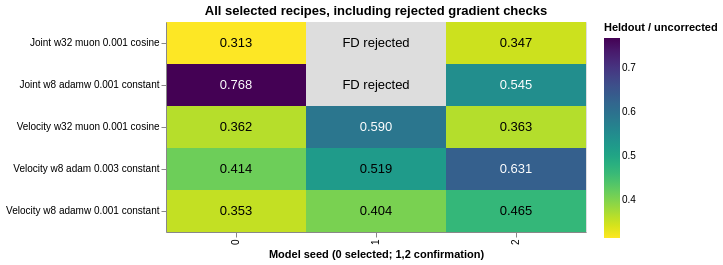

Write the Vega-Lite specification saved for this chart.
### Vega-Lite specification from a JSON file in a GitHub repository (floating-point values rounded to 4 significant figures)
{"config": {"view": {"continuousWidth": 300, "continuousHeight": 300}}, "layer": [{"data": {"values": [{"path": "velocity-w32-muon-lr0.001-cosine-seed1", "family": "Velocity w32 muon 0.001 cosine", "seed": 1, "complete": true, "parameter_count": 10433, "status": "Completed", "heldout_ratio": 0.5899, "mean_heldout_loss": 0.0009914, "selected_validation_loss": 0.0005049, "selected_window_evaluations": 160, "final_validation_loss": 0.0005069, "largest_validation_jump_ratio": 1.273, "validation_log_total_variation": 2.61, "training_seconds": 148.0, "validation_seconds": 8.909, "max_selected_advective_cfl": 0.2231, "paired_vs_original_baseline": 1.137, "label": "0.590"}, {"path": "velocity-w32-muon-lr0.001-cosine-seed2", "family": "Velocity w32 muon 0.001 cosine", "seed": 2, "complete": true, "parameter_count": 10433, "status": "Completed", "heldout_ratio": 0.3634, "mean_heldout_loss": 0.0006107, "selected_validation_loss": 0.00047, "selected_window_evaluations": 160, "final_validation_loss": 0.0005069, "largest_validation_jump_ratio": 1.354, "validation_log_total_variation": 2.928, "training_seconds": 149.1, "validation_seconds": 8.634, "max_selected_advective_cfl": 0.2242, "paired_vs_original_baseline": 0.5759, "label": "0.363"}, {"path": "joint-w32-muon-lr0.001-cosine-seed1", "family": "Joint w32 muon 0.001 cosine", "seed": 1, "complete": false, "parameter_count": null, "status": "FD admission rejected", "heldout_ratio": null, "label": "FD rejected"}, {"path": "joint-w32-muon-lr0.001-cosine-seed2", "family": "Joint w32 muon 0.001 cosine", "seed": 2, "complete": true, "parameter_count": 10722, "status": "Completed", "heldout_ratio": 0.3475, "mean_heldout_loss": 0.000584, "selected_validation_loss": 0.0003568, "selected_window_evaluations": 256, "final_validation_loss": 0.0003568, "largest_validation_jump_ratio": 18.84, "validation_log_total_variation": 13.6, "training_seconds": 162.0, "validation_seconds": 9.851, "max_selected_advective_cfl": 0.2244, "paired_vs_original_baseline": 0.5507, "label": "0.347"}, {"path": "velocity-w8-adamw-lr0.001-none-seed1", "family": "Velocity w8 adamw 0.001 constant", "seed": 1, "complete": true, "parameter_count": 881, "status": "Completed", "heldout_ratio": 0.4043, "mean_heldout_loss": 0.0006796, "selected_validation_loss": 0.0004907, "selected_window_evaluations": 208, "final_validation_loss": 0.0005278, "largest_validation_jump_ratio": 1.328, "validation_log_total_variation": 2.588, "training_seconds": 14.43, "validation_seconds": 9.461, "max_selected_advective_cfl": 0.2237, "paired_vs_original_baseline": 0.7792, "label": "0.404"}, {"path": "velocity-w8-adamw-lr0.001-none-seed2", "family": "Velocity w8 adamw 0.001 constant", "seed": 2, "complete": true, "parameter_count": 881, "status": "Completed", "heldout_ratio": 0.4654, "mean_heldout_loss": 0.0007821, "selected_validation_loss": 0.0005073, "selected_window_evaluations": 240, "final_validation_loss": 0.0005709, "largest_validation_jump_ratio": 1.42, "validation_log_total_variation": 2.746, "training_seconds": 13.97, "validation_seconds": 8.859, "max_selected_advective_cfl": 0.2238, "paired_vs_original_baseline": 0.7376, "label": "0.465"}, {"path": "joint-w8-adamw-lr0.001-none-seed1", "family": "Joint w8 adamw 0.001 constant", "seed": 1, "complete": false, "parameter_count": null, "status": "FD admission rejected", "heldout_ratio": null, "label": "FD rejected"}, {"path": "joint-w8-adamw-lr0.001-none-seed2", "family": "Joint w8 adamw 0.001 constant", "seed": 2, "complete": true, "parameter_count": 954, "status": "Completed", "heldout_ratio": 0.5448, "mean_heldout_loss": 0.0009157, "selected_validation_loss": 0.0006227, "selected_window_evaluations": 176, "final_validation_loss": 0.01472, "largest_validation_jump_ratio": 71.19, "validation_log_total_variation": 16.62, "training_seconds": 14.17, "validation_seconds": 11.02, "max_selected_advective_cfl": 0.2217, "paired_vs_original_baseline": 0.8635, "label": "0.545"}, {"path": "velocity-w8-adam-lr0.003-none-seed1", "family": "Velocity w8 adam 0.003 constant", "seed": 1, "complete": true, "parameter_count": 881, "status": "Completed", "heldout_ratio": 0.5189, "mean_heldout_loss": 0.0008721, "selected_validation_loss": 0.0006325, "selected_window_evaluations": 160, "final_validation_loss": 0.0006934, "largest_validation_jump_ratio": 7.021, "validation_log_total_variation": 6.77, "training_seconds": 14.33, "validation_seconds": 9.156, "max_selected_advective_cfl": 0.2233, "paired_vs_original_baseline": 1.0, "label": "0.519"}, {"path": "velocity-w8-adam-lr0.003-none-seed2", "family": "Velocity w8 adam 0.003 constant", "seed": 2, "complete": true, "parameter_count": 881, "status": "Completed", "heldout_ratio": 0.6309, "mean_heldout_loss": 0.00106, "selected_validation_loss": 0.000712, "selected_window_evaluations": 160, "final_validation_loss": 0.0007977, "largest_validation_jump_ratio": 3.738, "validation_log_total_variation": 4.551, "training_seconds": 28.71, "validation_seconds": 9.138, "max_selected_advective_cfl": 0.2212, "paired_vs_original_baseline": 1.0, "label": "0.631"}, {"path": "velocity-w32-muon-lr0.001-cosine-seed0", "family": "Velocity w32 muon 0.001 cosine", "seed": 0, "complete": true, "parameter_count": 10433, "status": "Completed", "heldout_ratio": 0.3624, "mean_heldout_loss": 0.000609, "selected_validation_loss": 0.0004394, "selected_window_evaluations": 160, "final_validation_loss": 0.0005463, "largest_validation_jump_ratio": 1.314, "validation_log_total_variation": 3.421, "training_seconds": 152.6, "validation_seconds": 8.726, "max_selected_advective_cfl": 0.2226, "paired_vs_original_baseline": 0.8763, "label": "0.362"}, {"path": "joint-w32-muon-lr0.001-cosine-seed0", "family": "Joint w32 muon 0.001 cosine", "seed": 0, "complete": true, "parameter_count": 10722, "status": "Completed", "heldout_ratio": 0.3129, "mean_heldout_loss": 0.0005259, "selected_validation_loss": 0.0003458, "selected_window_evaluations": 256, "final_validation_loss": 0.0003458, "largest_validation_jump_ratio": 35.95, "validation_log_total_variation": 14.48, "training_seconds": 172.8, "validation_seconds": 11.37, "max_selected_advective_cfl": 0.2231, "paired_vs_original_baseline": 0.7567, "label": "0.313"}, {"path": "velocity-w8-adamw-lr0.001-seed0", "family": "Velocity w8 adamw 0.001 constant", "seed": 0, "complete": true, "parameter_count": 881, "status": "Completed", "heldout_ratio": 0.3534, "mean_heldout_loss": 0.0005939, "selected_validation_loss": 0.0004542, "selected_window_evaluations": 240, "final_validation_loss": 0.0007074, "largest_validation_jump_ratio": 1.69, "validation_log_total_variation": 4.024, "training_seconds": 27.3, "validation_seconds": 8.614, "max_selected_advective_cfl": 0.2241, "paired_vs_original_baseline": 0.8545, "label": "0.353"}, {"path": "joint-w8-adamw-lr0.001-none-seed0", "family": "Joint w8 adamw 0.001 constant", "seed": 0, "complete": true, "parameter_count": 954, "status": "Completed", "heldout_ratio": 0.7675, "mean_heldout_loss": 0.00129, "selected_validation_loss": 0.0008109, "selected_window_evaluations": 128, "final_validation_loss": 0.002597, "largest_validation_jump_ratio": 19.54, "validation_log_total_variation": 9.453, "training_seconds": 29.65, "validation_seconds": 11.64, "max_selected_advective_cfl": 0.2187, "paired_vs_original_baseline": 1.856, "label": "0.768"}, {"path": "velocity-w8-adam-lr0.003-seed0", "family": "Velocity w8 adam 0.003 constant", "seed": 0, "complete": true, "parameter_count": 881, "status": "Completed", "heldout_ratio": 0.4135, "mean_heldout_loss": 0.000695, "selected_validation_loss": 0.0005183, "selected_window_evaluations": 176, "final_validation_loss": 0.0006999, "largest_validation_jump_ratio": 3.978, "validation_log_total_variation": 5.232, "training_seconds": 27.01, "validation_seconds": 8.562, "max_selected_advective_cfl": 0.2228, "paired_vs_original_baseline": 1.0, "label": "0.414"}]}, "mark": {"type": "rect", "color": "#dddddd"}, "encoding": {"x": {"field": "seed", "type": "ordinal"}, "y": {"field": "family", "type": "nominal"}}}, {"data": {"values": [{"path": "velocity-w32-muon-lr0.001-cosine-seed1", "family": "Velocity w32 muon 0.001 cosine", "seed": 1, "complete": true, "parameter_count": 10433, "status": "Completed", "heldout_ratio": 0.5899, "mean_heldout_loss": 0.0009914, "selected_validation_loss": 0.0005049, "selected_window_evaluations": 160, "final_validation_loss": 0.0005069, "largest_validation_jump_ratio": 1.273, "validation_log_total_variation": 2.61, "training_seconds": 148.0, "validation_seconds": 8.909, "max_selected_advective_cfl": 0.2231, "paired_vs_original_baseline": 1.137, "label": "0.590"}, {"path": "velocity-w32-muon-lr0.001-cosine-seed2", "family": "Velocity w32 muon 0.001 cosine", "seed": 2, "complete": true, "parameter_count": 10433, "status": "Completed", "heldout_ratio": 0.3634, "mean_heldout_loss": 0.0006107, "selected_validation_loss": 0.00047, "selected_window_evaluations": 160, "final_validation_loss": 0.0005069, "largest_validation_jump_ratio": 1.354, "validation_log_total_variation": 2.928, "training_seconds": 149.1, "validation_seconds": 8.634, "max_selected_advective_cfl": 0.2242, "paired_vs_original_baseline": 0.5759, "label": "0.363"}, {"path": "joint-w32-muon-lr0.001-cosine-seed1", "family": "Joint w32 muon 0.001 cosine", "seed": 1, "complete": false, "parameter_count": null, "status": "FD admission rejected", "heldout_ratio": null, "label": "FD rejected"}, {"path": "joint-w32-muon-lr0.001-cosine-seed2", "family": "Joint w32 muon 0.001 cosine", "seed": 2, "complete": true, "parameter_count": 10722, "status": "Completed", "heldout_ratio": 0.3475, "mean_heldout_loss": 0.000584, "selected_validation_loss": 0.0003568, "selected_window_evaluations": 256, "final_validation_loss": 0.0003568, "largest_validation_jump_ratio": 18.84, "validation_log_total_variation": 13.6, "training_seconds": 162.0, "validation_seconds": 9.851, "max_selected_advective_cfl": 0.2244, "paired_vs_original_baseline": 0.5507, "label": "0.347"}, {"path": "velocity-w8-adamw-lr0.001-none-seed1", "family": "Velocity w8 adamw 0.001 constant", "seed": 1, "complete": true, "parameter_count": 881, "status": "Completed", "heldout_ratio": 0.4043, "mean_heldout_loss": 0.0006796, "selected_validation_loss": 0.0004907, "selected_window_evaluations": 208, "final_validation_loss": 0.0005278, "largest_validation_jump_ratio": 1.328, "validation_log_total_variation": 2.588, "training_seconds": 14.43, "validation_seconds": 9.461, "max_selected_advective_cfl": 0.2237, "paired_vs_original_baseline": 0.7792, "label": "0.404"}, {"path": "velocity-w8-adamw-lr0.001-none-seed2", "family": "Velocity w8 adamw 0.001 constant", "seed": 2, "complete": true, "parameter_count": 881, "status": "Completed", "heldout_ratio": 0.4654, "mean_heldout_loss": 0.0007821, "selected_validation_loss": 0.0005073, "selected_window_evaluations": 240, "final_validation_loss": 0.0005709, "largest_validation_jump_ratio": 1.42, "validation_log_total_variation": 2.746, "training_seconds": 13.97, "validation_seconds": 8.859, "max_selected_advective_cfl": 0.2238, "paired_vs_original_baseline": 0.7376, "label": "0.465"}, {"path": "joint-w8-adamw-lr0.001-none-seed1", "family": "Joint w8 adamw 0.001 constant", "seed": 1, "complete": false, "parameter_count": null, "status": "FD admission rejected", "heldout_ratio": null, "label": "FD rejected"}, {"path": "joint-w8-adamw-lr0.001-none-seed2", "family": "Joint w8 adamw 0.001 constant", "seed": 2, "complete": true, "parameter_count": 954, "status": "Completed", "heldout_ratio": 0.5448, "mean_heldout_loss": 0.0009157, "selected_validation_loss": 0.0006227, "selected_window_evaluations": 176, "final_validation_loss": 0.01472, "largest_validation_jump_ratio": 71.19, "validation_log_total_variation": 16.62, "training_seconds": 14.17, "validation_seconds": 11.02, "max_selected_advective_cfl": 0.2217, "paired_vs_original_baseline": 0.8635, "label": "0.545"}, {"path": "velocity-w8-adam-lr0.003-none-seed1", "family": "Velocity w8 adam 0.003 constant", "seed": 1, "complete": true, "parameter_count": 881, "status": "Completed", "heldout_ratio": 0.5189, "mean_heldout_loss": 0.0008721, "selected_validation_loss": 0.0006325, "selected_window_evaluations": 160, "final_validation_loss": 0.0006934, "largest_validation_jump_ratio": 7.021, "validation_log_total_variation": 6.77, "training_seconds": 14.33, "validation_seconds": 9.156, "max_selected_advective_cfl": 0.2233, "paired_vs_original_baseline": 1.0, "label": "0.519"}, {"path": "velocity-w8-adam-lr0.003-none-seed2", "family": "Velocity w8 adam 0.003 constant", "seed": 2, "complete": true, "parameter_count": 881, "status": "Completed", "heldout_ratio": 0.6309, "mean_heldout_loss": 0.00106, "selected_validation_loss": 0.000712, "selected_window_evaluations": 160, "final_validation_loss": 0.0007977, "largest_validation_jump_ratio": 3.738, "validation_log_total_variation": 4.551, "training_seconds": 28.71, "validation_seconds": 9.138, "max_selected_advective_cfl": 0.2212, "paired_vs_original_baseline": 1.0, "label": "0.631"}, {"path": "velocity-w32-muon-lr0.001-cosine-seed0", "family": "Velocity w32 muon 0.001 cosine", "seed": 0, "complete": true, "parameter_count": 10433, "status": "Completed", "heldout_ratio": 0.3624, "mean_heldout_loss": 0.000609, "selected_validation_loss": 0.0004394, "selected_window_evaluations": 160, "final_validation_loss": 0.0005463, "largest_validation_jump_ratio": 1.314, "validation_log_total_variation": 3.421, "training_seconds": 152.6, "validation_seconds": 8.726, "max_selected_advective_cfl": 0.2226, "paired_vs_original_baseline": 0.8763, "label": "0.362"}, {"path": "joint-w32-muon-lr0.001-cosine-seed0", "family": "Joint w32 muon 0.001 cosine", "seed": 0, "complete": true, "parameter_count": 10722, "status": "Completed", "heldout_ratio": 0.3129, "mean_heldout_loss": 0.0005259, "selected_validation_loss": 0.0003458, "selected_window_evaluations": 256, "final_validation_loss": 0.0003458, "largest_validation_jump_ratio": 35.95, "validation_log_total_variation": 14.48, "training_seconds": 172.8, "validation_seconds": 11.37, "max_selected_advective_cfl": 0.2231, "paired_vs_original_baseline": 0.7567, "label": "0.313"}, {"path": "velocity-w8-adamw-lr0.001-seed0", "family": "Velocity w8 adamw 0.001 constant", "seed": 0, "complete": true, "parameter_count": 881, "status": "Completed", "heldout_ratio": 0.3534, "mean_heldout_loss": 0.0005939, "selected_validation_loss": 0.0004542, "selected_window_evaluations": 240, "final_validation_loss": 0.0007074, "largest_validation_jump_ratio": 1.69, "validation_log_total_variation": 4.024, "training_seconds": 27.3, "validation_seconds": 8.614, "max_selected_advective_cfl": 0.2241, "paired_vs_original_baseline": 0.8545, "label": "0.353"}, {"path": "joint-w8-adamw-lr0.001-none-seed0", "family": "Joint w8 adamw 0.001 constant", "seed": 0, "complete": true, "parameter_count": 954, "status": "Completed", "heldout_ratio": 0.7675, "mean_heldout_loss": 0.00129, "selected_validation_loss": 0.0008109, "selected_window_evaluations": 128, "final_validation_loss": 0.002597, "largest_validation_jump_ratio": 19.54, "validation_log_total_variation": 9.453, "training_seconds": 29.65, "validation_seconds": 11.64, "max_selected_advective_cfl": 0.2187, "paired_vs_original_baseline": 1.856, "label": "0.768"}, {"path": "velocity-w8-adam-lr0.003-seed0", "family": "Velocity w8 adam 0.003 constant", "seed": 0, "complete": true, "parameter_count": 881, "status": "Completed", "heldout_ratio": 0.4135, "mean_heldout_loss": 0.000695, "selected_validation_loss": 0.0005183, "selected_window_evaluations": 176, "final_validation_loss": 0.0006999, "largest_validation_jump_ratio": 3.978, "validation_log_total_variation": 5.232, "training_seconds": 27.01, "validation_seconds": 8.562, "max_selected_advective_cfl": 0.2228, "paired_vs_original_baseline": 1.0, "label": "0.414"}]}, "mark": {"type": "rect"}, "encoding": {"color": {"condition": {"test": "datum.complete", "field": "heldout_ratio", "scale": {"reverse": true, "scheme": "viridis"}, "title": "Heldout / uncorrected", "type": "quantitative"}, "value": "#dddddd"}, "tooltip": [{"field": "family", "type": "nominal"}, {"field": "seed", "type": "ordinal"}, {"field": "status", "type": "nominal"}, {"field": "heldout_ratio", "type": "quantitative"}, {"field": "paired_vs_original_baseline", "type": "quantitative"}], "x": {"field": "seed", "title": "Model seed (0 selected; 1,2 confirmation)", "type": "ordinal"}, "y": {"field": "family", "title": null, "type": "nominal"}}, "title": "All selected recipes, including rejected gradient checks"}, {"data": {"values": [{"path": "velocity-w32-muon-lr0.001-cosine-seed1", "family": "Velocity w32 muon 0.001 cosine", "seed": 1, "complete": true, "parameter_count": 10433, "status": "Completed", "heldout_ratio": 0.5899, "mean_heldout_loss": 0.0009914, "selected_validation_loss": 0.0005049, "selected_window_evaluations": 160, "final_validation_loss": 0.0005069, "largest_validation_jump_ratio": 1.273, "validation_log_total_variation": 2.61, "training_seconds": 148.0, "validation_seconds": 8.909, "max_selected_advective_cfl": 0.2231, "paired_vs_original_baseline": 1.137, "label": "0.590"}, {"path": "velocity-w32-muon-lr0.001-cosine-seed2", "family": "Velocity w32 muon 0.001 cosine", "seed": 2, "complete": true, "parameter_count": 10433, "status": "Completed", "heldout_ratio": 0.3634, "mean_heldout_loss": 0.0006107, "selected_validation_loss": 0.00047, "selected_window_evaluations": 160, "final_validation_loss": 0.0005069, "largest_validation_jump_ratio": 1.354, "validation_log_total_variation": 2.928, "training_seconds": 149.1, "validation_seconds": 8.634, "max_selected_advective_cfl": 0.2242, "paired_vs_original_baseline": 0.5759, "label": "0.363"}, {"path": "joint-w32-muon-lr0.001-cosine-seed1", "family": "Joint w32 muon 0.001 cosine", "seed": 1, "complete": false, "parameter_count": null, "status": "FD admission rejected", "heldout_ratio": null, "label": "FD rejected"}, {"path": "joint-w32-muon-lr0.001-cosine-seed2", "family": "Joint w32 muon 0.001 cosine", "seed": 2, "complete": true, "parameter_count": 10722, "status": "Completed", "heldout_ratio": 0.3475, "mean_heldout_loss": 0.000584, "selected_validation_loss": 0.0003568, "selected_window_evaluations": 256, "final_validation_loss": 0.0003568, "largest_validation_jump_ratio": 18.84, "validation_log_total_variation": 13.6, "training_seconds": 162.0, "validation_seconds": 9.851, "max_selected_advective_cfl": 0.2244, "paired_vs_original_baseline": 0.5507, "label": "0.347"}, {"path": "velocity-w8-adamw-lr0.001-none-seed1", "family": "Velocity w8 adamw 0.001 constant", "seed": 1, "complete": true, "parameter_count": 881, "status": "Completed", "heldout_ratio": 0.4043, "mean_heldout_loss": 0.0006796, "selected_validation_loss": 0.0004907, "selected_window_evaluations": 208, "final_validation_loss": 0.0005278, "largest_validation_jump_ratio": 1.328, "validation_log_total_variation": 2.588, "training_seconds": 14.43, "validation_seconds": 9.461, "max_selected_advective_cfl": 0.2237, "paired_vs_original_baseline": 0.7792, "label": "0.404"}, {"path": "velocity-w8-adamw-lr0.001-none-seed2", "family": "Velocity w8 adamw 0.001 constant", "seed": 2, "complete": true, "parameter_count": 881, "status": "Completed", "heldout_ratio": 0.4654, "mean_heldout_loss": 0.0007821, "selected_validation_loss": 0.0005073, "selected_window_evaluations": 240, "final_validation_loss": 0.0005709, "largest_validation_jump_ratio": 1.42, "validation_log_total_variation": 2.746, "training_seconds": 13.97, "validation_seconds": 8.859, "max_selected_advective_cfl": 0.2238, "paired_vs_original_baseline": 0.7376, "label": "0.465"}, {"path": "joint-w8-adamw-lr0.001-none-seed1", "family": "Joint w8 adamw 0.001 constant", "seed": 1, "complete": false, "parameter_count": null, "status": "FD admission rejected", "heldout_ratio": null, "label": "FD rejected"}, {"path": "joint-w8-adamw-lr0.001-none-seed2", "family": "Joint w8 adamw 0.001 constant", "seed": 2, "complete": true, "parameter_count": 954, "status": "Completed", "heldout_ratio": 0.5448, "mean_heldout_loss": 0.0009157, "selected_validation_loss": 0.0006227, "selected_window_evaluations": 176, "final_validation_loss": 0.01472, "largest_validation_jump_ratio": 71.19, "validation_log_total_variation": 16.62, "training_seconds": 14.17, "validation_seconds": 11.02, "max_selected_advective_cfl": 0.2217, "paired_vs_original_baseline": 0.8635, "label": "0.545"}, {"path": "velocity-w8-adam-lr0.003-none-seed1", "family": "Velocity w8 adam 0.003 constant", "seed": 1, "complete": true, "parameter_count": 881, "status": "Completed", "heldout_ratio": 0.5189, "mean_heldout_loss": 0.0008721, "selected_validation_loss": 0.0006325, "selected_window_evaluations": 160, "final_validation_loss": 0.0006934, "largest_validation_jump_ratio": 7.021, "validation_log_total_variation": 6.77, "training_seconds": 14.33, "validation_seconds": 9.156, "max_selected_advective_cfl": 0.2233, "paired_vs_original_baseline": 1.0, "label": "0.519"}, {"path": "velocity-w8-adam-lr0.003-none-seed2", "family": "Velocity w8 adam 0.003 constant", "seed": 2, "complete": true, "parameter_count": 881, "status": "Completed", "heldout_ratio": 0.6309, "mean_heldout_loss": 0.00106, "selected_validation_loss": 0.000712, "selected_window_evaluations": 160, "final_validation_loss": 0.0007977, "largest_validation_jump_ratio": 3.738, "validation_log_total_variation": 4.551, "training_seconds": 28.71, "validation_seconds": 9.138, "max_selected_advective_cfl": 0.2212, "paired_vs_original_baseline": 1.0, "label": "0.631"}, {"path": "velocity-w32-muon-lr0.001-cosine-seed0", "family": "Velocity w32 muon 0.001 cosine", "seed": 0, "complete": true, "parameter_count": 10433, "status": "Completed", "heldout_ratio": 0.3624, "mean_heldout_loss": 0.000609, "selected_validation_loss": 0.0004394, "selected_window_evaluations": 160, "final_validation_loss": 0.0005463, "largest_validation_jump_ratio": 1.314, "validation_log_total_variation": 3.421, "training_seconds": 152.6, "validation_seconds": 8.726, "max_selected_advective_cfl": 0.2226, "paired_vs_original_baseline": 0.8763, "label": "0.362"}, {"path": "joint-w32-muon-lr0.001-cosine-seed0", "family": "Joint w32 muon 0.001 cosine", "seed": 0, "complete": true, "parameter_count": 10722, "status": "Completed", "heldout_ratio": 0.3129, "mean_heldout_loss": 0.0005259, "selected_validation_loss": 0.0003458, "selected_window_evaluations": 256, "final_validation_loss": 0.0003458, "largest_validation_jump_ratio": 35.95, "validation_log_total_variation": 14.48, "training_seconds": 172.8, "validation_seconds": 11.37, "max_selected_advective_cfl": 0.2231, "paired_vs_original_baseline": 0.7567, "label": "0.313"}, {"path": "velocity-w8-adamw-lr0.001-seed0", "family": "Velocity w8 adamw 0.001 constant", "seed": 0, "complete": true, "parameter_count": 881, "status": "Completed", "heldout_ratio": 0.3534, "mean_heldout_loss": 0.0005939, "selected_validation_loss": 0.0004542, "selected_window_evaluations": 240, "final_validation_loss": 0.0007074, "largest_validation_jump_ratio": 1.69, "validation_log_total_variation": 4.024, "training_seconds": 27.3, "validation_seconds": 8.614, "max_selected_advective_cfl": 0.2241, "paired_vs_original_baseline": 0.8545, "label": "0.353"}, {"path": "joint-w8-adamw-lr0.001-none-seed0", "family": "Joint w8 adamw 0.001 constant", "seed": 0, "complete": true, "parameter_count": 954, "status": "Completed", "heldout_ratio": 0.7675, "mean_heldout_loss": 0.00129, "selected_validation_loss": 0.0008109, "selected_window_evaluations": 128, "final_validation_loss": 0.002597, "largest_validation_jump_ratio": 19.54, "validation_log_total_variation": 9.453, "training_seconds": 29.65, "validation_seconds": 11.64, "max_selected_advective_cfl": 0.2187, "paired_vs_original_baseline": 1.856, "label": "0.768"}, {"path": "velocity-w8-adam-lr0.003-seed0", "family": "Velocity w8 adam 0.003 constant", "seed": 0, "complete": true, "parameter_count": 881, "status": "Completed", "heldout_ratio": 0.4135, "mean_heldout_loss": 0.000695, "selected_validation_loss": 0.0005183, "selected_window_evaluations": 176, "final_validation_loss": 0.0006999, "largest_validation_jump_ratio": 3.978, "validation_log_total_variation": 5.232, "training_seconds": 27.01, "validation_seconds": 8.562, "max_selected_advective_cfl": 0.2228, "paired_vs_original_baseline": 1.0, "label": "0.414"}]}, "mark": {"type": "text", "fontSize": 13}, "encoding": {"color": {"condition": {"test": "datum.complete && datum.heldout_ratio > 0.540207035394509", "value": "white"}, "value": "black"}, "text": {"field": "label", "type": "nominal"}, "x": {"field": "seed", "type": "ordinal"}, "y": {"field": "family", "type": "nominal"}}}], "height": 210, "width": 420, "$schema": "https://vega.github.io/schema/vega-lite/v6.4.1.json"}
